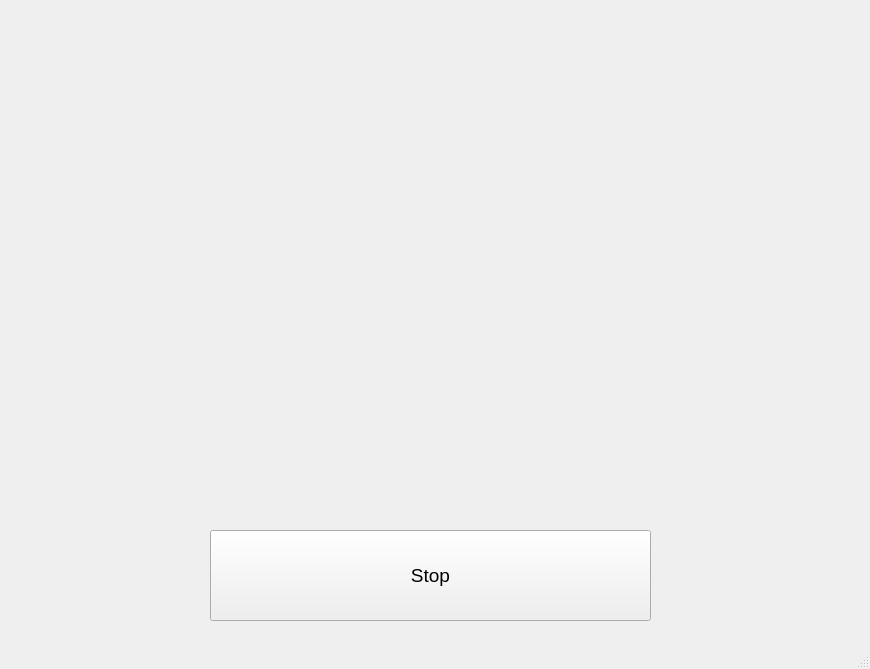
<?xml version="1.0" encoding="UTF-8"?>
<ui version="4.0">
 <class>MainWindow_1</class>
 <widget class="QMainWindow" name="MainWindow_1">
  <property name="geometry">
   <rect>
    <x>0</x>
    <y>0</y>
    <width>870</width>
    <height>669</height>
   </rect>
  </property>
  <property name="windowTitle">
   <string>MainWindow</string>
  </property>
  <widget class="QWidget" name="centralwidget">
   <widget class="QLabel" name="Image_label">
    <property name="geometry">
     <rect>
      <x>100</x>
      <y>30</y>
      <width>640</width>
      <height>480</height>
     </rect>
    </property>
    <property name="text">
     <string/>
    </property>
   </widget>
   <widget class="QPushButton" name="pushButton">
    <property name="geometry">
     <rect>
      <x>210</x>
      <y>530</y>
      <width>441</width>
      <height>91</height>
     </rect>
    </property>
    <property name="font">
     <font>
      <family>Arial</family>
      <pointsize>14</pointsize>
     </font>
    </property>
    <property name="text">
     <string>Stop</string>
    </property>
   </widget>
  </widget>
  <widget class="QMenuBar" name="menubar">
   <property name="geometry">
    <rect>
     <x>0</x>
     <y>0</y>
     <width>870</width>
     <height>26</height>
    </rect>
   </property>
  </widget>
  <widget class="QStatusBar" name="statusbar"/>
 </widget>
 <resources/>
 <connections/>
</ui>
